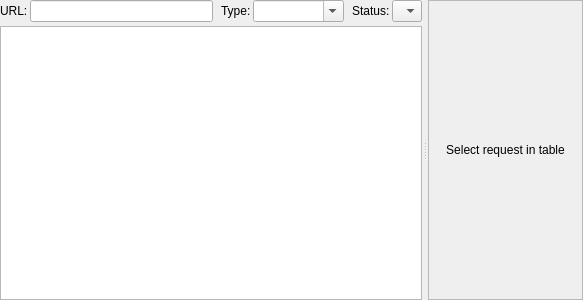
<?xml version="1.0" encoding="UTF-8"?>
<ui version="4.0">
 <class>RequestsForm</class>
 <widget class="QWidget" name="RequestsForm">
  <property name="geometry">
   <rect>
    <x>0</x>
    <y>0</y>
    <width>583</width>
    <height>300</height>
   </rect>
  </property>
  <property name="windowTitle">
   <string>Form</string>
  </property>
  <layout class="QVBoxLayout" name="verticalLayout_3">
   <property name="leftMargin">
    <number>0</number>
   </property>
   <property name="topMargin">
    <number>0</number>
   </property>
   <property name="rightMargin">
    <number>0</number>
   </property>
   <property name="bottomMargin">
    <number>0</number>
   </property>
   <item>
    <widget class="QSplitter" name="splitter">
     <property name="orientation">
      <enum>Qt::Horizontal</enum>
     </property>
     <property name="handleWidth">
      <number>6</number>
     </property>
     <property name="childrenCollapsible">
      <bool>false</bool>
     </property>
     <widget class="QWidget" name="verticalLayoutWidget">
      <layout class="QVBoxLayout" name="verticalLayout">
       <property name="spacing">
        <number>4</number>
       </property>
       <item>
        <layout class="QHBoxLayout" name="horizontalLayout" stretch="0,2,0,0,1,0,0,0">
         <property name="spacing">
          <number>2</number>
         </property>
         <item>
          <widget class="QLabel" name="label_3">
           <property name="text">
            <string>URL:</string>
           </property>
          </widget>
         </item>
         <item>
          <widget class="QLineEdit" name="urlEdit"/>
         </item>
         <item>
          <spacer name="horizontalSpacer_2">
           <property name="orientation">
            <enum>Qt::Horizontal</enum>
           </property>
           <property name="sizeType">
            <enum>QSizePolicy::Fixed</enum>
           </property>
           <property name="sizeHint" stdset="0">
            <size>
             <width>6</width>
             <height>20</height>
            </size>
           </property>
          </spacer>
         </item>
         <item>
          <widget class="QLabel" name="label_2">
           <property name="sizePolicy">
            <sizepolicy hsizetype="Fixed" vsizetype="Preferred">
             <horstretch>0</horstretch>
             <verstretch>0</verstretch>
            </sizepolicy>
           </property>
           <property name="text">
            <string>Type:</string>
           </property>
          </widget>
         </item>
         <item>
          <widget class="QComboBox" name="typesCBox">
           <property name="editable">
            <bool>true</bool>
           </property>
           <property name="currentIndex">
            <number>0</number>
           </property>
           <item>
            <property name="text">
             <string/>
            </property>
           </item>
          </widget>
         </item>
         <item>
          <spacer name="horizontalSpacer_3">
           <property name="orientation">
            <enum>Qt::Horizontal</enum>
           </property>
           <property name="sizeType">
            <enum>QSizePolicy::Fixed</enum>
           </property>
           <property name="sizeHint" stdset="0">
            <size>
             <width>6</width>
             <height>20</height>
            </size>
           </property>
          </spacer>
         </item>
         <item>
          <widget class="QLabel" name="label_4">
           <property name="text">
            <string>Status:</string>
           </property>
          </widget>
         </item>
         <item>
          <widget class="QComboBox" name="statusesCBox">
           <property name="currentIndex">
            <number>0</number>
           </property>
           <property name="frame">
            <bool>true</bool>
           </property>
           <item>
            <property name="text">
             <string/>
            </property>
           </item>
          </widget>
         </item>
        </layout>
       </item>
       <item>
        <widget class="RequestsTable" name="requestsTable">
         <property name="editTriggers">
          <set>QAbstractItemView::NoEditTriggers</set>
         </property>
         <property name="dragDropMode">
          <enum>QAbstractItemView::DragOnly</enum>
         </property>
         <property name="selectionMode">
          <enum>QAbstractItemView::ExtendedSelection</enum>
         </property>
         <property name="selectionBehavior">
          <enum>QAbstractItemView::SelectRows</enum>
         </property>
         <attribute name="verticalHeaderDefaultSectionSize">
          <number>25</number>
         </attribute>
        </widget>
       </item>
      </layout>
     </widget>
     <widget class="QStackedWidget" name="stackedWidget">
      <widget class="QWidget" name="page">
       <layout class="QVBoxLayout" name="verticalLayout_2">
        <property name="leftMargin">
         <number>0</number>
        </property>
        <property name="topMargin">
         <number>0</number>
        </property>
        <property name="rightMargin">
         <number>0</number>
        </property>
        <property name="bottomMargin">
         <number>0</number>
        </property>
        <item>
         <widget class="QLabel" name="label">
          <property name="frameShape">
           <enum>QFrame::StyledPanel</enum>
          </property>
          <property name="text">
           <string>Select request in table</string>
          </property>
          <property name="alignment">
           <set>Qt::AlignCenter</set>
          </property>
         </widget>
        </item>
       </layout>
      </widget>
     </widget>
    </widget>
   </item>
  </layout>
 </widget>
 <customwidgets>
  <customwidget>
   <class>RequestsTable</class>
   <extends>QTableView</extends>
   <header>widgets/requeststable.h</header>
  </customwidget>
 </customwidgets>
 <resources/>
 <connections/>
</ui>
